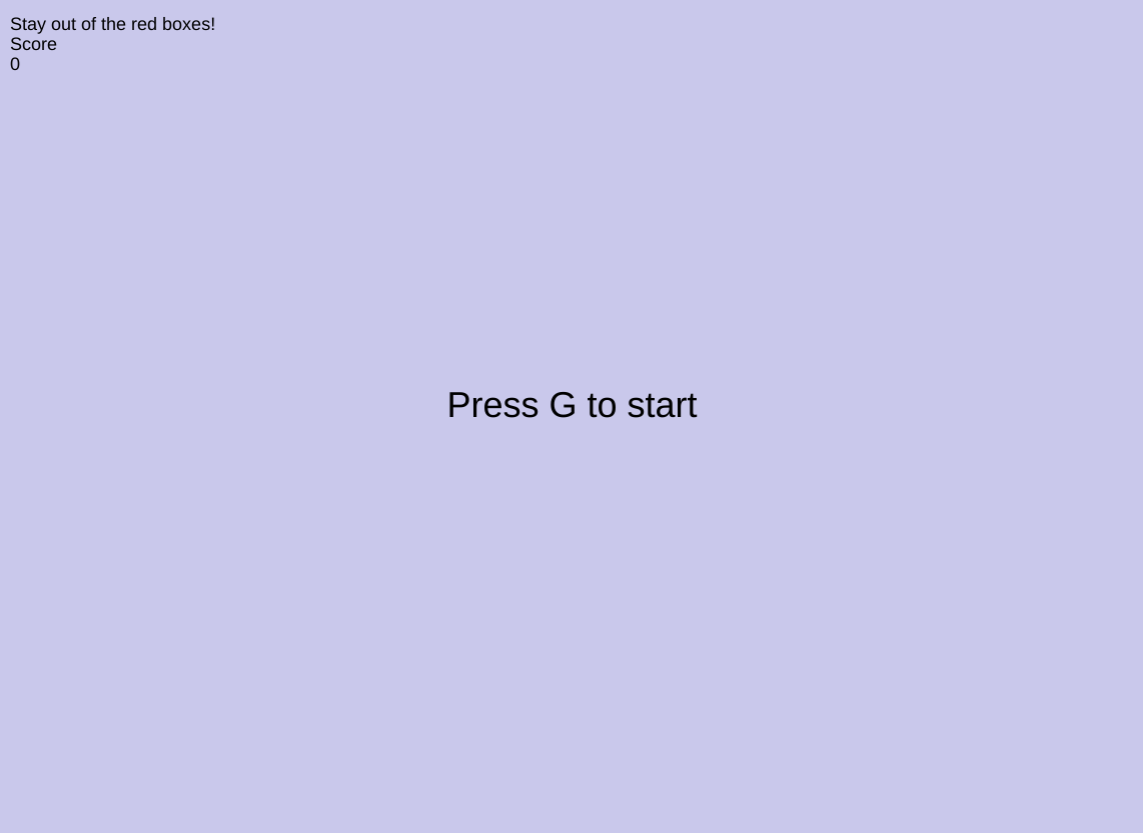
Frame 1 (no input)
Frame 60 (no input): identical to frame 1, image omitted
Frame 120 (the mouse pressed at the canvas centre since frame 60): identical to frame 1, image omitted

The p5.js sketch that drew this single still picture (run headless with seeded random() and noise() and a simulated clock; from frame 60 on, the mouse is pressed at the canvas centre):

// p5.js sketch
// ── sketch.js
let start = false;
let score = 0;
let kTime=false;
let kCount=0;
let fillColor1;
let fillColor2;
let fillColor3;
let fillColor4;
let fillColor5;
let fillColor6;



// need to fix the colour staying after changing, each rect changing individually

function setup(){
    createCanvas(windowWidth/1.05,windowHeight/1.2);
    // fillColor = color(40)
        fillColor1 = color(random(255),random(200),random(200));
        fillColor2 = color(random(255),random(200),random(200));
        fillColor3 = color(random(255),random(200),random(200));
        fillColor4 = color(random(255),random(200),random(200));
        fillColor5 = color(random(255),random(200),random(200));
        fillColor6 = color(random(255),random(200),random(200));

}

function draw(){
    background(201,200,235);

    fill(0);
    textSize(18);
    textAlign(LEFT);
    text("Stay out of the red boxes!",10,30);
    text("Score",10,50);
    text(score,10,70);

    if(keyIsPressed == true && key == "g"){
        start = true;
        kTime=true;
        score=0;
    }
    
    if(start===true){
        playGame();
    } else {
        fill(0);
        textSize(36);
        textAlign(CENTER);
        text("Press G to start", width/2,height/2);
    }



function playGame(){
// fill(40);

// Change colour every couple seconds
    if(kTime=true){
        kCount++;
    }
    
    if(kCount>50){
        // fill(random(255),random(200),random(200));
        fillColor1 = color(random(255),random(230),random(230));
        fillColor2 = color(random(255),random(230),random(230));
        fillColor3 = color(random(255),random(230),random(230));
        fillColor4 = color(random(255),random(230),random(230));
        fillColor5 = color(random(255),random(230),random(230));
        fillColor6 = color(random(255),random(230),random(230));

        kCount=0;
    }

        fill(fillColor1);
        rect(350,0,150,height);

        fill(fillColor2);
        rect(500,0,150,height);

        fill(fillColor3);
        rect(650,0,150,height);

        fill(fillColor4);
        rect(800,0,150,height);

        fill(fillColor5);
        rect(950,0,150,height);
        
        fill(fillColor6);
        rect(1100,0,150,height);

// Get player red value
    let currentColour=get(mouseX,mouseY);
    let redValue;
    redValue = red(currentColour);

// End game if in red
    if(redValue > 200 && kCount>40){
        endGame();
    } else {
        score++
    }

// Player movement
    fill(255);
    ellipse(mouseX,mouseY,30);

}

function endGame(){
        fill(255);
        textSize(36);
        textAlign(CENTER);
        text("GAME OVER", width/2, height/2);
        start=false
    }
}






// let kTime = false;
// let kCount = 0;

// function setup(){
//     createCanvas(windowWidth/1.05,windowHeight/1.2);
// }

// function draw(){
//     background(20,20,35);
//     r=random(200);
//     g=random(200);
//     b=random(200);

//     // if (keyPressed && key == "g") {
//     for(let GridX=10; GridX<=windowWidth; GridX=GridX+120){
//         for(let GridY=10; GridY<=windowHeight; GridY=GridY+120){
//                 if (keyIsPressed && key == "w"){
//                     kTime = true; 
//                 }
            
//                 if (kCount > 20){
//                     fill(r,g,b);
//                     kCount=0;
//                     kTime=false;

//                 }
//                 square(GridX,GridY,110,10);
//                 }
//             }
//         }
    
//     if(kTime == true){
//         kCount++;
//     }
// }
